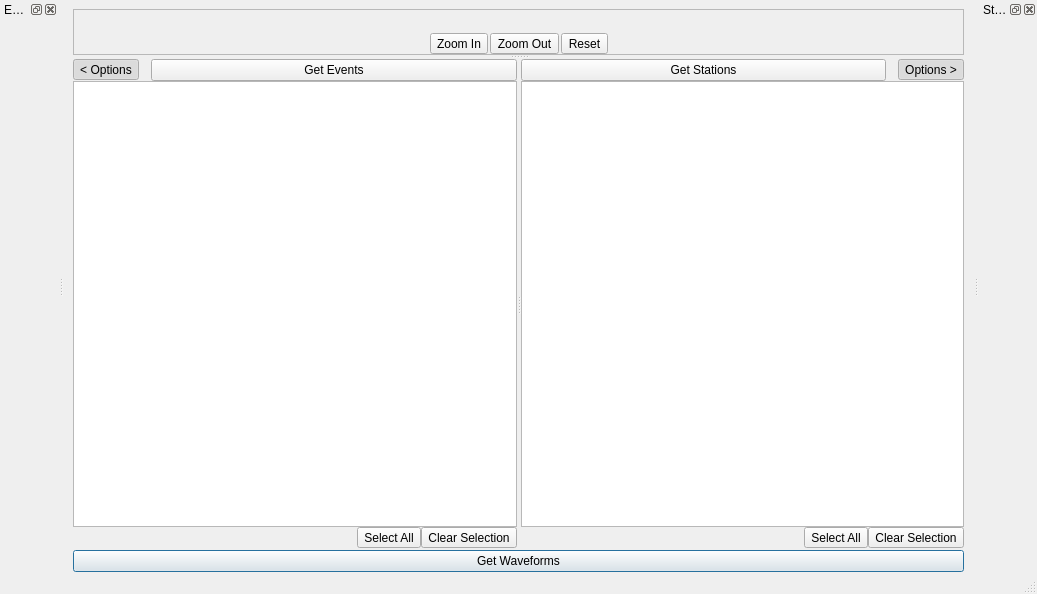
<?xml version="1.0" encoding="UTF-8"?>
<ui version="4.0">
 <class>MainWindow</class>
 <widget class="QMainWindow" name="MainWindow">
  <property name="geometry">
   <rect>
    <x>0</x>
    <y>0</y>
    <width>1037</width>
    <height>594</height>
   </rect>
  </property>
  <property name="windowTitle">
   <string>MainWindow</string>
  </property>
  <property name="styleSheet">
   <string notr="true">QTableView { gridline-color: gray }</string>
  </property>
  <widget class="QWidget" name="centralwidget">
   <layout class="QVBoxLayout" name="verticalLayout">
    <property name="bottomMargin">
     <number>0</number>
    </property>
    <item>
     <widget class="QSplitter" name="splitter">
      <property name="orientation">
       <enum>Qt::Vertical</enum>
      </property>
      <property name="childrenCollapsible">
       <bool>false</bool>
      </property>
      <widget class="QFrame" name="mapFrame">
       <property name="frameShape">
        <enum>QFrame::StyledPanel</enum>
       </property>
       <property name="frameShadow">
        <enum>QFrame::Raised</enum>
       </property>
       <layout class="QVBoxLayout" name="verticalLayout_4" stretch="0,0">
        <property name="spacing">
         <number>0</number>
        </property>
        <property name="leftMargin">
         <number>0</number>
        </property>
        <property name="topMargin">
         <number>0</number>
        </property>
        <property name="rightMargin">
         <number>0</number>
        </property>
        <property name="bottomMargin">
         <number>0</number>
        </property>
        <item>
         <widget class="MyQt4MplCanvas" name="mapCanvas" native="true"/>
        </item>
        <item>
         <layout class="QHBoxLayout" name="horizontalLayout_3">
          <property name="spacing">
           <number>2</number>
          </property>
          <item>
           <spacer name="horizontalSpacer_2">
            <property name="orientation">
             <enum>Qt::Horizontal</enum>
            </property>
            <property name="sizeHint" stdset="0">
             <size>
              <width>0</width>
              <height>0</height>
             </size>
            </property>
           </spacer>
          </item>
          <item>
           <widget class="QToolButton" name="mapZoomInButton">
            <property name="sizePolicy">
             <sizepolicy hsizetype="Fixed" vsizetype="Fixed">
              <horstretch>0</horstretch>
              <verstretch>0</verstretch>
             </sizepolicy>
            </property>
            <property name="text">
             <string>Zoom In</string>
            </property>
           </widget>
          </item>
          <item>
           <widget class="QToolButton" name="mapZoomOutButton">
            <property name="sizePolicy">
             <sizepolicy hsizetype="Fixed" vsizetype="Fixed">
              <horstretch>0</horstretch>
              <verstretch>0</verstretch>
             </sizepolicy>
            </property>
            <property name="text">
             <string>Zoom Out</string>
            </property>
           </widget>
          </item>
          <item>
           <widget class="QToolButton" name="mapResetButton">
            <property name="sizePolicy">
             <sizepolicy hsizetype="Fixed" vsizetype="Fixed">
              <horstretch>0</horstretch>
              <verstretch>0</verstretch>
             </sizepolicy>
            </property>
            <property name="text">
             <string>Reset</string>
            </property>
           </widget>
          </item>
          <item>
           <spacer name="horizontalSpacer">
            <property name="orientation">
             <enum>Qt::Horizontal</enum>
            </property>
            <property name="sizeHint" stdset="0">
             <size>
              <width>0</width>
              <height>0</height>
             </size>
            </property>
           </spacer>
          </item>
         </layout>
        </item>
       </layout>
      </widget>
      <widget class="QWidget" name="eventAndStationWidget" native="true">
       <layout class="QVBoxLayout" name="verticalLayout_3" stretch="1,0">
        <property name="spacing">
         <number>2</number>
        </property>
        <property name="leftMargin">
         <number>0</number>
        </property>
        <property name="topMargin">
         <number>0</number>
        </property>
        <property name="rightMargin">
         <number>0</number>
        </property>
        <property name="bottomMargin">
         <number>0</number>
        </property>
        <item>
         <widget class="QSplitter" name="splitter_2">
          <property name="frameShape">
           <enum>QFrame::NoFrame</enum>
          </property>
          <property name="orientation">
           <enum>Qt::Horizontal</enum>
          </property>
          <property name="childrenCollapsible">
           <bool>false</bool>
          </property>
          <widget class="QWidget" name="eventsWidget" native="true">
           <layout class="QVBoxLayout" name="eventsLayout">
            <property name="spacing">
             <number>0</number>
            </property>
            <property name="leftMargin">
             <number>0</number>
            </property>
            <property name="topMargin">
             <number>0</number>
            </property>
            <property name="rightMargin">
             <number>0</number>
            </property>
            <property name="bottomMargin">
             <number>0</number>
            </property>
            <item>
             <layout class="QHBoxLayout" name="eventsButtonLayout" stretch="0,1">
              <property name="spacing">
               <number>12</number>
              </property>
              <item>
               <widget class="QToolButton" name="toggleEventOptions">
                <property name="sizePolicy">
                 <sizepolicy hsizetype="Minimum" vsizetype="Fixed">
                  <horstretch>0</horstretch>
                  <verstretch>0</verstretch>
                 </sizepolicy>
                </property>
                <property name="text">
                 <string>&lt; Options</string>
                </property>
                <property name="checkable">
                 <bool>true</bool>
                </property>
                <property name="checked">
                 <bool>true</bool>
                </property>
               </widget>
              </item>
              <item>
               <widget class="QPushButton" name="getEventsButton">
                <property name="text">
                 <string>Get Events</string>
                </property>
                <property name="default">
                 <bool>false</bool>
                </property>
               </widget>
              </item>
             </layout>
            </item>
            <item>
             <widget class="QTableWidget" name="eventsTable">
              <property name="editTriggers">
               <set>QAbstractItemView::NoEditTriggers</set>
              </property>
              <property name="alternatingRowColors">
               <bool>true</bool>
              </property>
              <property name="selectionMode">
               <enum>QAbstractItemView::MultiSelection</enum>
              </property>
              <property name="selectionBehavior">
               <enum>QAbstractItemView::SelectRows</enum>
              </property>
              <property name="showGrid">
               <bool>false</bool>
              </property>
              <property name="sortingEnabled">
               <bool>true</bool>
              </property>
              <property name="wordWrap">
               <bool>false</bool>
              </property>
              <attribute name="verticalHeaderVisible">
               <bool>false</bool>
              </attribute>
             </widget>
            </item>
            <item>
             <layout class="QHBoxLayout" name="horizontalLayout">
              <item>
               <widget class="QLabel" name="eventSelectionLabel">
                <property name="text">
                 <string/>
                </property>
               </widget>
              </item>
              <item>
               <widget class="QToolButton" name="allEventSelectionButton">
                <property name="text">
                 <string>Select All</string>
                </property>
               </widget>
              </item>
              <item>
               <widget class="QToolButton" name="clearEventSelectionButton">
                <property name="text">
                 <string>Clear Selection</string>
                </property>
               </widget>
              </item>
             </layout>
            </item>
           </layout>
          </widget>
          <widget class="QWidget" name="stationsWidget" native="true">
           <layout class="QVBoxLayout" name="stationsLayout">
            <property name="spacing">
             <number>0</number>
            </property>
            <property name="leftMargin">
             <number>0</number>
            </property>
            <property name="topMargin">
             <number>0</number>
            </property>
            <property name="rightMargin">
             <number>0</number>
            </property>
            <property name="bottomMargin">
             <number>0</number>
            </property>
            <item>
             <layout class="QHBoxLayout" name="stationsButtonLayout" stretch="1,0">
              <property name="spacing">
               <number>12</number>
              </property>
              <item>
               <widget class="QPushButton" name="getStationsButton">
                <property name="text">
                 <string>Get Stations</string>
                </property>
                <property name="default">
                 <bool>false</bool>
                </property>
               </widget>
              </item>
              <item>
               <widget class="QToolButton" name="toggleStationOptions">
                <property name="sizePolicy">
                 <sizepolicy hsizetype="Fixed" vsizetype="Fixed">
                  <horstretch>0</horstretch>
                  <verstretch>0</verstretch>
                 </sizepolicy>
                </property>
                <property name="text">
                 <string>Options &gt;</string>
                </property>
                <property name="checkable">
                 <bool>true</bool>
                </property>
                <property name="checked">
                 <bool>true</bool>
                </property>
               </widget>
              </item>
             </layout>
            </item>
            <item>
             <widget class="QTableWidget" name="stationsTable">
              <property name="editTriggers">
               <set>QAbstractItemView::NoEditTriggers</set>
              </property>
              <property name="alternatingRowColors">
               <bool>true</bool>
              </property>
              <property name="selectionMode">
               <enum>QAbstractItemView::MultiSelection</enum>
              </property>
              <property name="selectionBehavior">
               <enum>QAbstractItemView::SelectRows</enum>
              </property>
              <property name="showGrid">
               <bool>false</bool>
              </property>
              <property name="sortingEnabled">
               <bool>true</bool>
              </property>
              <property name="wordWrap">
               <bool>false</bool>
              </property>
              <attribute name="verticalHeaderVisible">
               <bool>false</bool>
              </attribute>
             </widget>
            </item>
            <item>
             <layout class="QHBoxLayout" name="horizontalLayout_2">
              <item>
               <widget class="QLabel" name="stationSelectionLabel">
                <property name="text">
                 <string/>
                </property>
               </widget>
              </item>
              <item>
               <widget class="QToolButton" name="allStationSelectionButton">
                <property name="text">
                 <string>Select All</string>
                </property>
               </widget>
              </item>
              <item>
               <widget class="QToolButton" name="clearStationSelectionButton">
                <property name="text">
                 <string>Clear Selection</string>
                </property>
               </widget>
              </item>
             </layout>
            </item>
           </layout>
          </widget>
         </widget>
        </item>
        <item>
         <layout class="QHBoxLayout" name="waveformButtonLayout">
          <item>
           <widget class="QPushButton" name="getWaveformsButton">
            <property name="text">
             <string>Get Waveforms</string>
            </property>
            <property name="default">
             <bool>true</bool>
            </property>
           </widget>
          </item>
         </layout>
        </item>
       </layout>
      </widget>
     </widget>
    </item>
   </layout>
  </widget>
  <widget class="QDockWidget" name="eventOptionsDockWidget">
   <property name="floating">
    <bool>false</bool>
   </property>
   <property name="features">
    <set>QDockWidget::AllDockWidgetFeatures</set>
   </property>
   <property name="allowedAreas">
    <set>Qt::LeftDockWidgetArea|Qt::RightDockWidgetArea</set>
   </property>
   <property name="windowTitle">
    <string>Event Options</string>
   </property>
   <attribute name="dockWidgetArea">
    <number>1</number>
   </attribute>
   <widget class="QWidget" name="dockWidgetContents"/>
  </widget>
  <widget class="QDockWidget" name="stationOptionsDockWidget">
   <property name="floating">
    <bool>false</bool>
   </property>
   <property name="features">
    <set>QDockWidget::AllDockWidgetFeatures</set>
   </property>
   <property name="allowedAreas">
    <set>Qt::LeftDockWidgetArea|Qt::RightDockWidgetArea</set>
   </property>
   <property name="windowTitle">
    <string>Station Options</string>
   </property>
   <attribute name="dockWidgetArea">
    <number>2</number>
   </attribute>
   <widget class="QWidget" name="dockWidgetContents_2"/>
  </widget>
  <widget class="QStatusBar" name="statusBar"/>
 </widget>
 <customwidgets>
  <customwidget>
   <class>MyQt4MplCanvas</class>
   <extends>QWidget</extends>
   <header>pyweed.gui.uic.MyQt4MplCanvas</header>
   <container>1</container>
  </customwidget>
 </customwidgets>
 <tabstops>
  <tabstop>getEventsButton</tabstop>
  <tabstop>getStationsButton</tabstop>
  <tabstop>eventsTable</tabstop>
  <tabstop>stationsTable</tabstop>
  <tabstop>getWaveformsButton</tabstop>
  <tabstop>clearEventSelectionButton</tabstop>
  <tabstop>clearStationSelectionButton</tabstop>
  <tabstop>toggleEventOptions</tabstop>
  <tabstop>toggleStationOptions</tabstop>
  <tabstop>mapZoomInButton</tabstop>
  <tabstop>mapZoomOutButton</tabstop>
  <tabstop>mapResetButton</tabstop>
 </tabstops>
 <resources/>
 <connections/>
</ui>
